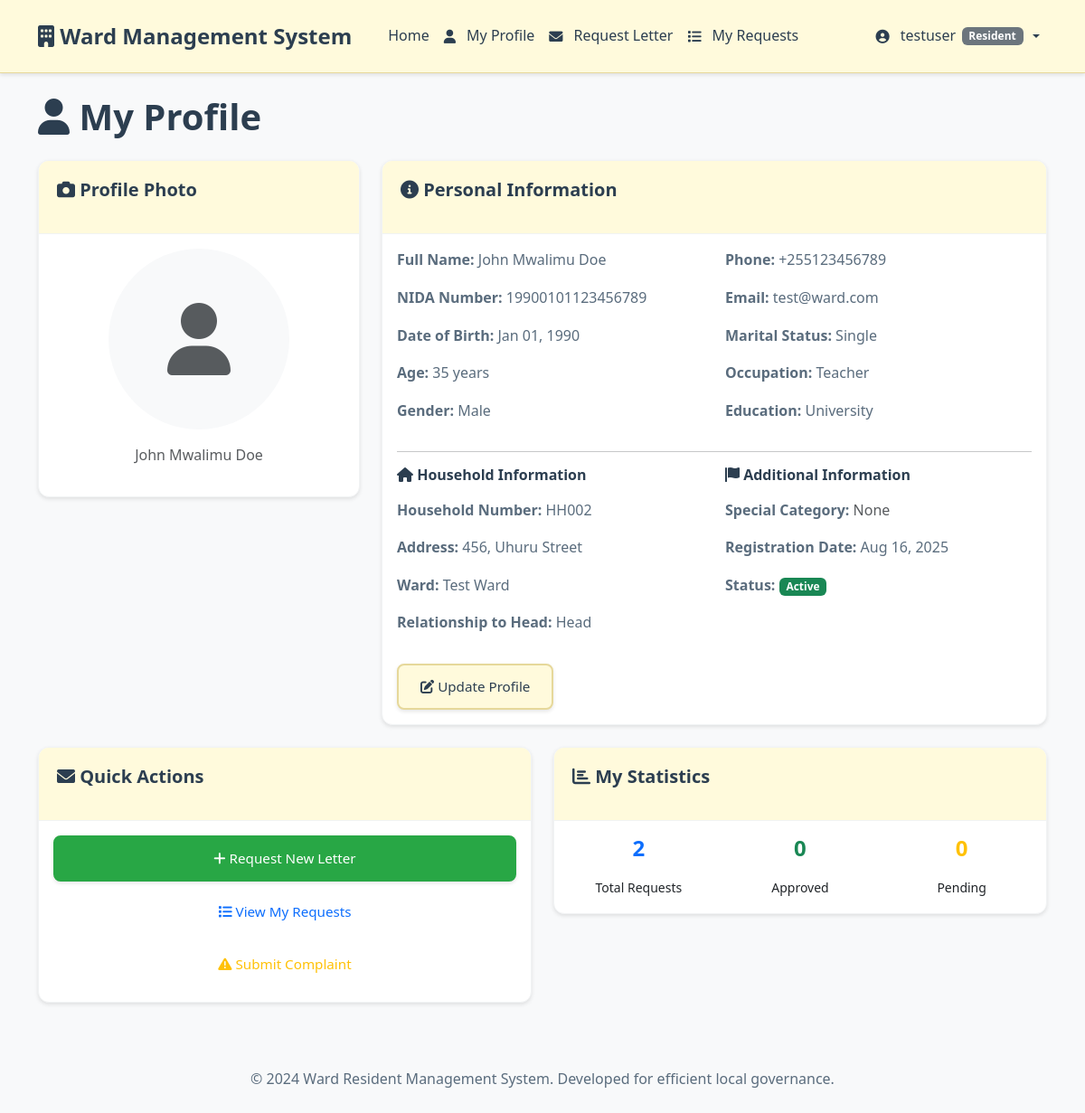
Screenshot of /residents/profile/ (signed in) with the database file from the repository.
### accounts/models.py (models this page shows, shortened)
class User(AbstractUser):
    USER_ROLES = (
        ('admin', 'Local Leader (Admin)'),
        ('resident', 'Resident'),
        ('clerk', 'Data Entry Clerk'),
    )
    role = models.CharField(max_length=20, choices=USER_ROLES, default='resident')
    phone_number = models.CharField(max_length=15, blank=True)
    nida_number = models.CharField(max_length=20, unique=True, null=True, blank=True)
    profile_photo = models.ImageField(upload_to='profile_photos/', null=True, blank=True)
    is_verified = models.BooleanField(default=False)
    created_at = models.DateTimeField(auto_now_add=True)
    updated_at = models.DateTimeField(auto_now=True)

### residents/models.py (models this page shows, shortened)
class Resident(models.Model):
    GENDER_CHOICES = (
        ('M', 'Male'),
        ('F', 'Female'),
    )
    MARITAL_STATUS_CHOICES = (
        ('single', 'Single'),
        ('married', 'Married'),
        ('divorced', 'Divorced'),
        ('widowed', 'Widowed'),
    )
    SPECIAL_CATEGORY_CHOICES = (
        ('none', 'None'),
        ('disability', 'Person with Disability'),
        ('elderly', 'Elderly'),
        ('orphan', 'Orphan'),
        ('vulnerable', 'Vulnerable Person'),
    )
    user = models.OneToOneField(settings.AUTH_USER_MODEL, on_delete=models.CASCADE, null=True, blank=True)
    household = models.ForeignKey(Household, on_delete=models.CASCADE, related_name='residents')
    first_name = models.CharField(max_length=50)
    middle_name = models.CharField(max_length=50, blank=True)
    last_name = models.CharField(max_length=50)
    nida_number = models.CharField(max_length=20, unique=True, validators=[validate_nida_number])
    date_of_birth = models.DateField()
    place_of_birth = models.CharField(max_length=100, blank=True)
    gender = models.CharField(max_length=1, choices=GENDER_CHOICES)
    marital_status = models.CharField(max_length=20, choices=MARITAL_STATUS_CHOICES)
    tribe = models.CharField(max_length=50, blank=True)
    religion = models.CharField(max_length=50, blank=True)
    phone_number = models.CharField(max_length=15, blank=True, validators=[validate_phone_number])
    email = models.EmailField(blank=True)
    occupation = models.CharField(max_length=100, blank=True)
    education_level = models.CharField(max_length=50, blank=True)
    special_category = models.CharField(max_length=20, choices=SPECIAL_CATEGORY_CHOICES, default='none')
    relationship_to_head = models.CharField(max_length=50, default='Head')
    photo = models.ImageField(upload_to='resident_photos/', null=True, blank=True)
    is_active = models.BooleanField(default=True)
    registration_date = models.DateTimeField(auto_now_add=True)
    updated_at = models.DateTimeField(auto_now=True)
    @property
    def full_name(self):
        middle = f" {self.middle_name}" if self.middle_name else ""
        return f"{self.first_name}{middle} {self.last_name}"
    @property
    def age(self):
        from datetime import date
        today = date.today()
        return today.year - self.date_of_birth.year - ((today.month, today.day) < (self.date_of_birth.month, self.date_of_birth.day))

class Household(models.Model):
    household_number = models.CharField(max_length=50, unique=True)
    street_name = models.CharField(max_length=100)
    house_number = models.CharField(max_length=20)
    ward = models.CharField(max_length=100, default='Ward Office')
    created_at = models.DateTimeField(auto_now_add=True)
    updated_at = models.DateTimeField(auto_now=True)

### residents/views.py (the view)
# urls.py: path('profile/', views.resident_profile, name='profile'),
@login_required
def resident_profile(request):
    try:
        resident = request.user.resident
        from letters.models import LetterRequest
        letter_requests = LetterRequest.objects.filter(requested_by=request.user)
        context = {
            'resident': resident,
            'letter_requests_count': letter_requests.count(),
            'approved_requests_count': letter_requests.filter(status='approved').count(),
            'pending_requests_count': letter_requests.filter(status='pending').count(),
        }
        return render(request, 'residents/profile.html', context)
    except Resident.DoesNotExist:
        messages.info(request, 'Please complete your resident registration.')
        return redirect('residents:register')

### templates/residents/profile.html (shortened to what this page needs)
{% extends 'base.html' %}
{% load static %}
{% block content %}
<div class="row">
    <div class="col-12">
        <h1 class="mb-4">
            <i class="fas fa-user"></i> My Profile
        </h1>
    </div>
</div>
<div class="row">
    <div class="col-md-4">
        <div class="card">
            <div class="card-header">
                <h5><i class="fas fa-camera"></i> Profile Photo</h5>
            </div>
            <div class="card-body text-center">
                {% if resident.photo %}
                    <img src="{{ resident.photo.url }}" alt="Profile Photo" class="img-fluid rounded-circle mb-3" style="max-width: 200px; max-height: 200px;">
                {% elif user.profile_photo %}
                    <img src="{{ user.profile_photo.url }}" alt="Profile Photo" class="img-fluid rounded-circle mb-3" style="max-width: 200px; max-height: 200px;">
                {% else %}
                    <div class="bg-light rounded-circle d-flex align-items-center justify-content-center mx-auto mb-3" style="width: 200px; height: 200px;">
                        <i class="fas fa-user fa-5x text-muted"></i>
                    </div>
                {% endif %}
                <p class="text-muted">{{ resident.full_name }}</p>
            </div>
        </div>
    </div>
    <div class="col-md-8">
        <div class="card">
            <div class="card-header">
                <h5><i class="fas fa-info-circle"></i> Personal Information</h5>
            </div>
            <div class="card-body">
                <div class="row">
                    <div class="col-md-6">
                        <p><strong>Full Name:</strong> {{ resident.full_name }}</p>
                        <p><strong>NIDA Number:</strong> {{ resident.nida_number }}</p>
                        <p><strong>Date of Birth:</strong> {{ resident.date_of_birth|date:"M d, Y" }}</p>
                        <p><strong>Age:</strong> {{ resident.age }} years</p>
                        <p><strong>Gender:</strong> {{ resident.get_gender_display }}</p>
                    </div>
                    <div class="col-md-6">
                        <p><strong>Phone:</strong> {{ resident.phone_number|default:"Not provided" }}</p>
                        <p><strong>Email:</strong> {{ resident.email|default:"Not provided" }}</p>
                        <p><strong>Marital Status:</strong> {{ resident.get_marital_status_display }}</p>
                        <p><strong>Occupation:</strong> {{ resident.occupation|default:"Not specified" }}</p>
                        <p><strong>Education:</strong> {{ resident.education_level|default:"Not specified" }}</p>
                    </div>
                </div>
                <hr>
                <div class="row">
                    <div class="col-md-6">
                        <h6><i class="fas fa-home"></i> Household Information</h6>
                        <p><strong>Household Number:</strong> {{ resident.household.household_number }}</p>
                        <p><strong>Address:</strong> {{ resident.household.house_number }}, {{ resident.household.street_name }}</p>
                        <p><strong>Ward:</strong> {{ resident.household.ward }}</p>
                        <p><strong>Relationship to Head:</strong> {{ resident.relationship_to_head }}</p>
                    </div>
                    <div class="col-md-6">
                        <h6><i class="fas fa-flag"></i> Additional Information</h6>
                        <p><strong>Special Category:</strong>
                            {% if resident.special_category == 'none' %}
                                <span class="text-muted">None</span>
                            {% else %}
                                <span class="badge bg-info">{{ resident.get_special_category_display }}</span>
                            {% endif %}
                        </p>
                        <p><strong>Registration Date:</strong> {{ resident.registration_date|date:"M d, Y" }}</p>
                        <p><strong>Status:</strong>
                            {% if resident.is_active %}
                                <span class="badge bg-success">Active</span>
                            {% else %}
                                <span class="badge bg-secondary">Inactive</span>
                            {% endif %}
                        </p>
                    </div>
                </div>
                <div class="mt-3">
                    <a href="{% url 'residents:edit' resident.pk %}" class="btn btn-primary">
                        <i class="fas fa-edit"></i> Update Profile
                    </a>
                </div>
            </div>
        </div>
    </div>
</div>
<div class="row mt-4">
    <div class="col-md-6">
        <div class="card">
            <div class="card-header">
                <h5><i class="fas fa-envelope"></i> Quick Actions</h5>
            </div>
            <div class="card-body">
                <div class="d-grid gap-2">
                    <a href="{% url 'letters:request' %}" class="btn btn-success">
                        <i class="fas fa-plus"></i> Request New Letter
                    </a>
                    <a href="{% url 'letters:my_requests' %}" class="btn btn-outline-primary">
                        <i class="fas fa-list"></i> View My Requests
                    </a>
                    <a href="{% url 'communications:create_complaint' %}" class="btn btn-outline-warning">
                        <i class="fas fa-exclamation-triangle"></i> Submit Complaint
                    </a>
                </div>
            </div>
        </div>
    </div>
    <div class="col-md-6">
        <div class="card">
            <div class="card-header">
                <h5><i class="fas fa-chart-bar"></i> My Statistics</h5>
            </div>
            <div class="card-body">
                <div class="row text-center">
                    <div class="col-4">
                        <h4 class="text-primary">{{ letter_requests_count }}</h4>
                        <small>Total Requests</small>
                    </div>
                    <div class="col-4">
                        <h4 class="text-success">{{ approved_requests_count }}</h4>
                        <small>Approved</small>
                    </div>
                    <div class="col-4">
                        <h4 class="text-warning">{{ pending_requests_count }}</h4>
                        <small>Pending</small>
                    </div>
                </div>
            </div>
        </div>
    </div>
</div>
{% endblock %}

### templates/base.html (shortened to what this page needs)
<!DOCTYPE html>
<html lang="en">
<head>
    <link href="https://cdn.jsdelivr.net/npm/bootstrap@5.3.0/dist/css/bootstrap.min.css" rel="stylesheet">
    <link href="https://cdnjs.cloudflare.com/ajax/libs/font-awesome/6.0.0/css/all.min.css" rel="stylesheet">
    {% load static %}
    <link href="{% static 'css/custom.css' %}" rel="stylesheet">
</head>
<body>
    <nav class="navbar navbar-expand-lg">
        <div class="container">
            <a class="navbar-brand" href="{% url 'home' %}">
                <i class="fas fa-building"></i> Ward Management System
            </a>
            <div class="collapse navbar-collapse" id="navbarNav">
                <ul class="navbar-nav me-auto ms-3">
                    <li class="nav-item">
                        <a class="nav-link{% if request.resolver_match.url_name == 'home' %} active{% endif %}" href="{% url 'home' %}">
                            Home
                        </a>
                    </li>
                    {% if user.is_authenticated %}
                        {% if user.role == 'resident' %}
                            <li class="nav-item">
                                <a class="nav-link" href="{% url 'residents:profile' %}">
                                    <i class="fas fa-user"></i> My Profile
                                </a>
                            </li>
                            <li class="nav-item">
                                <a class="nav-link" href="{% url 'letters:request' %}">
                                    <i class="fas fa-envelope"></i> Request Letter
                                </a>
                            </li>
                            <li class="nav-item">
                                <a class="nav-link" href="{% url 'letters:my_requests' %}">
                                    <i class="fas fa-list"></i> My Requests
                                </a>
                            </li>
                        {% endif %}
                    {% endif %}
                </ul>
                <ul class="navbar-nav ms-auto gap-2">
                    {% if user.is_authenticated %}
                        <li class="nav-item dropdown">
                            <a class="nav-link dropdown-toggle" href="#" role="button" data-bs-toggle="dropdown">
                                <i class="fas fa-user-circle"></i> {{ user.username }}
                                <span class="badge bg-secondary">{{ user.get_role_display }}</span>
                            </a>
                        </li>
                    {% endif %}
                </ul>
            </div>
        </div>
    </nav>
    <main class="container mt-4">
        {% block content %}
        {% endblock %}
    </main>
    <footer class="bg-light mt-5 py-4">
        <div class="container text-center">
            <p class="mb-0">&copy; 2024 Ward Resident Management System. Developed for efficient local governance.</p>
        </div>
    </footer>
</body>
</html>

### static/css/custom.css (style rules this page uses)
:root { --primary-color: #FFFADC; --primary-dark: #f4eec7; --primary-darker: #e6d89a; --secondary-color: #28a745; --accent-color: #8b7b3a; --warning-color: #ffc107; --danger-color: #dc3545; --light-bg: #f8f9fa; --white: #ffffff; --dark-text: #2c3e50; --medium-text: #5a6c7d; --light-text: #7f8c8d; --border-color: #e9ecef; --border-light: #f1f3f4; --shadow: 0 2px 4px rgba(0, 0, 0, 0.1); --shadow-lg: 0 8px 25px rgba(0, 0, 0, 0.15); --shadow-hover: 0 4px 12px rgba(0, 0, 0, 0.15); --hover-transform: translateY(-2px); --transition-smooth: all 0.3s cubic-bezier(0.4, 0, 0.2, 1); }
body { font-family: 'Segoe UI', Tahoma, Geneva, Verdana, sans-serif; background-color: var(--light-bg); color: var(--dark-text); line-height: 1.6; font-size: 16px; }
h1, h2, h3, h4, h5, h6 { color: var(--dark-text); font-weight: 600; margin-bottom: 1rem; }
p { color: var(--medium-text); margin-bottom: 1rem; }
.navbar { background: var(--primary-color); border-bottom: 1px solid var(--primary-darker); box-shadow: var(--shadow); padding: 1rem 0; }
.navbar-brand { font-weight: 700; font-size: 1.5rem; color: var(--dark-text) !important; transition: var(--transition-smooth); }
.navbar-nav .nav-link { color: var(--dark-text) !important; font-weight: 500; transition: var(--transition-smooth); padding: 0.5rem 0.85rem; border-radius: 0; background: transparent !important; display: inline-flex; align-items: center; gap: .4rem; }
.navbar-nav .nav-link i { margin-right: .35rem; font-size: .95rem; }
.card { border: 1px solid var(--border-light); border-radius: 12px; box-shadow: var(--shadow); transition: var(--transition-smooth); overflow: hidden; background: var(--white); }
.card-header { background: var(--primary-color); color: var(--dark-text); border: none; padding: 1.25rem; font-weight: 600; border-bottom: 1px solid var(--border-light); }
.btn { border-radius: 8px; font-weight: 500; padding: 0.75rem 1.5rem; transition: var(--transition-smooth); border: 2px solid transparent; font-size: 0.95rem; cursor: pointer; }
.btn-primary { background: var(--primary-color); color: var(--dark-text); border-color: var(--primary-darker); box-shadow: var(--shadow); }
.btn-success { background: var(--secondary-color); color: var(--white); border-color: var(--secondary-color); box-shadow: var(--shadow); }

### rows the page displays
User: username "testuser", role "Resident"
Resident: full_name "John Mwalimu Doe", nida_number "19900101123456789", date_of_birth "Jan 01, 1990", age "35", gender "Male", phone_number "+255123456789", email "test@ward.com", marital_status "Single", occupation "Teacher", education_level "University", household.household_number "HH002", household.house_number "456", household.street_name "Uhuru Street", household.ward "Test Ward", relationship_to_head "Head", registration_date "Aug 16, 2025"

### other values shown
{{ letter_requests_count }} "2"
{{ approved_requests_count }} "0"
{{ pending_requests_count }} "0"
